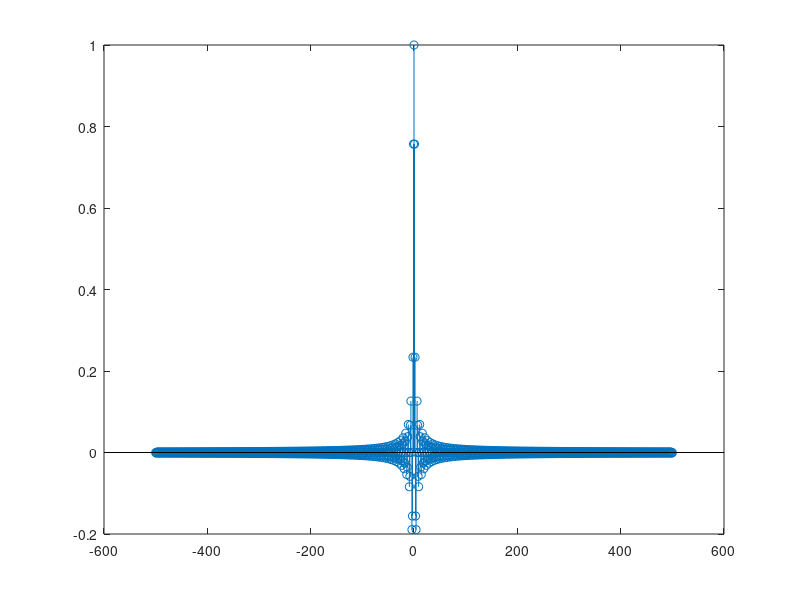
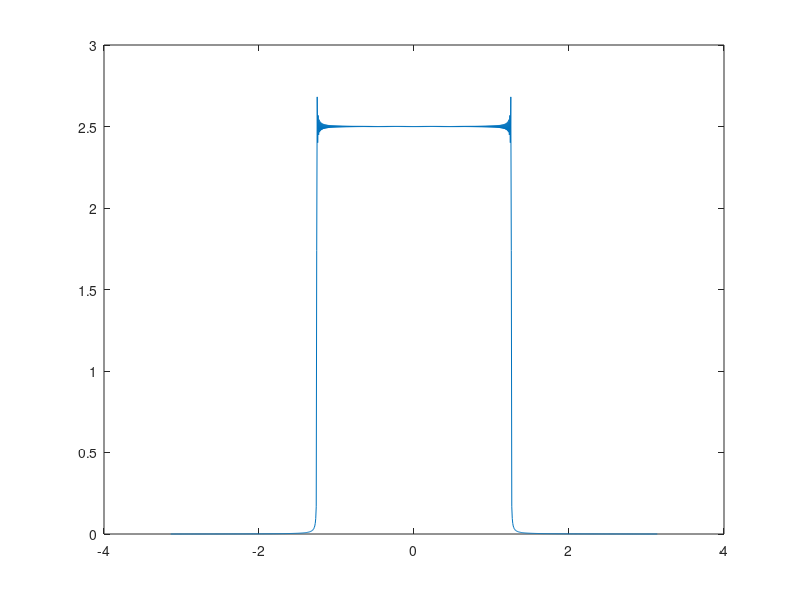
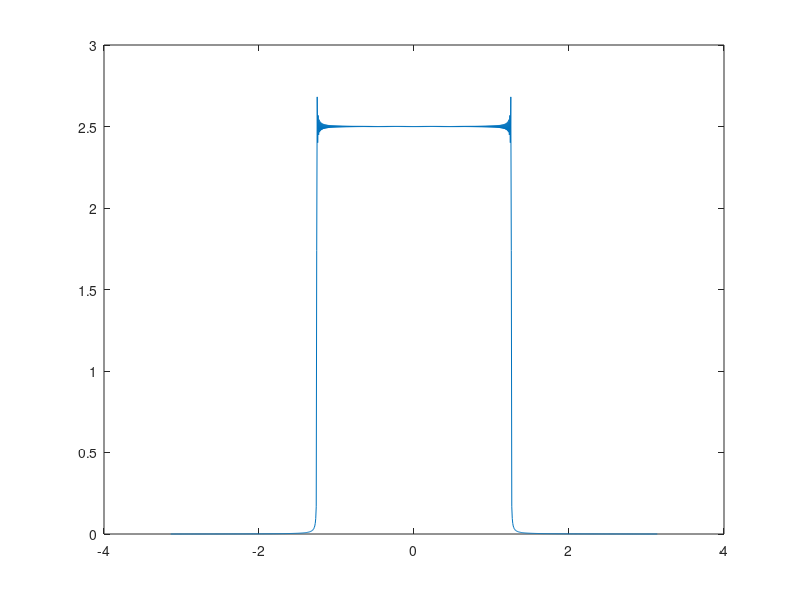
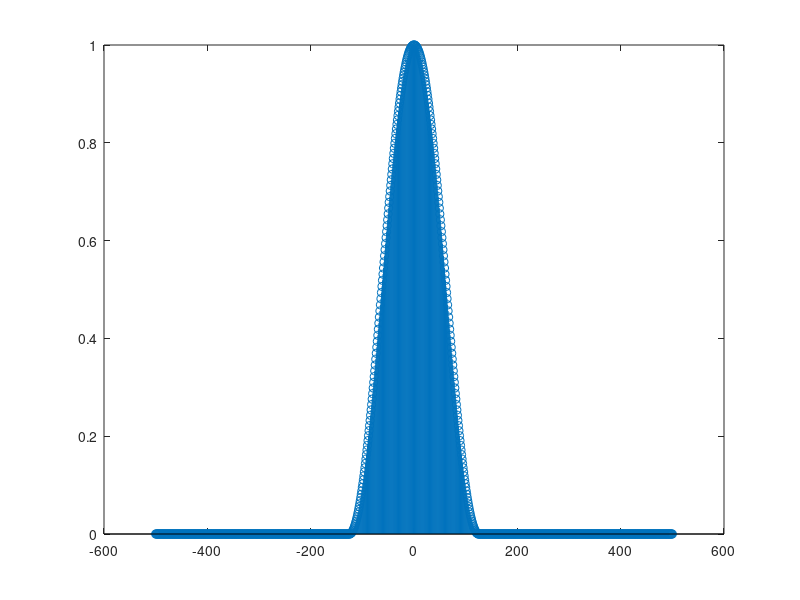

Reproduce these figures in MATLAB, in order.
% section 1
N=1001;
T=100;
N1=500;
n=linspace(-N1,N1,N);
Ts=T/N1;
x=sinc(2*n*Ts);
figure(1);
stem(n,x);
X=fft(x);
X=fftshift(abs(X));
omega=2*pi()*n/1001;
figure(2);
plot(omega,X);

N2=length(x);
z=zeros(1,N2);
arr=0:N2-1;
for t=-(N2-1)/2 : (N2-1)/2
    z(t+(N2-1)/2+1) = dot(x, exp(1j*2*pi() / N2 * t.* arr));
end
z=abs(z);
figure(3);
plot(omega,z);

% section 2
Tw=T/2;
w=zeros(1,1001);
for i=-(Tw/2)/Ts+N1+1:(Tw/2)/Ts+N1+1
    w(1,i)=0.5*(1+cos(2*pi*abs(n(1,i)*Ts)/Tw));  
end
figure(4);
stem(n,w);
y=x.*w;
figure(5);
stem(n,y);
Y=fft(y);
Y=fftshift(abs(Y));
figure(6);
plot(omega,Y);